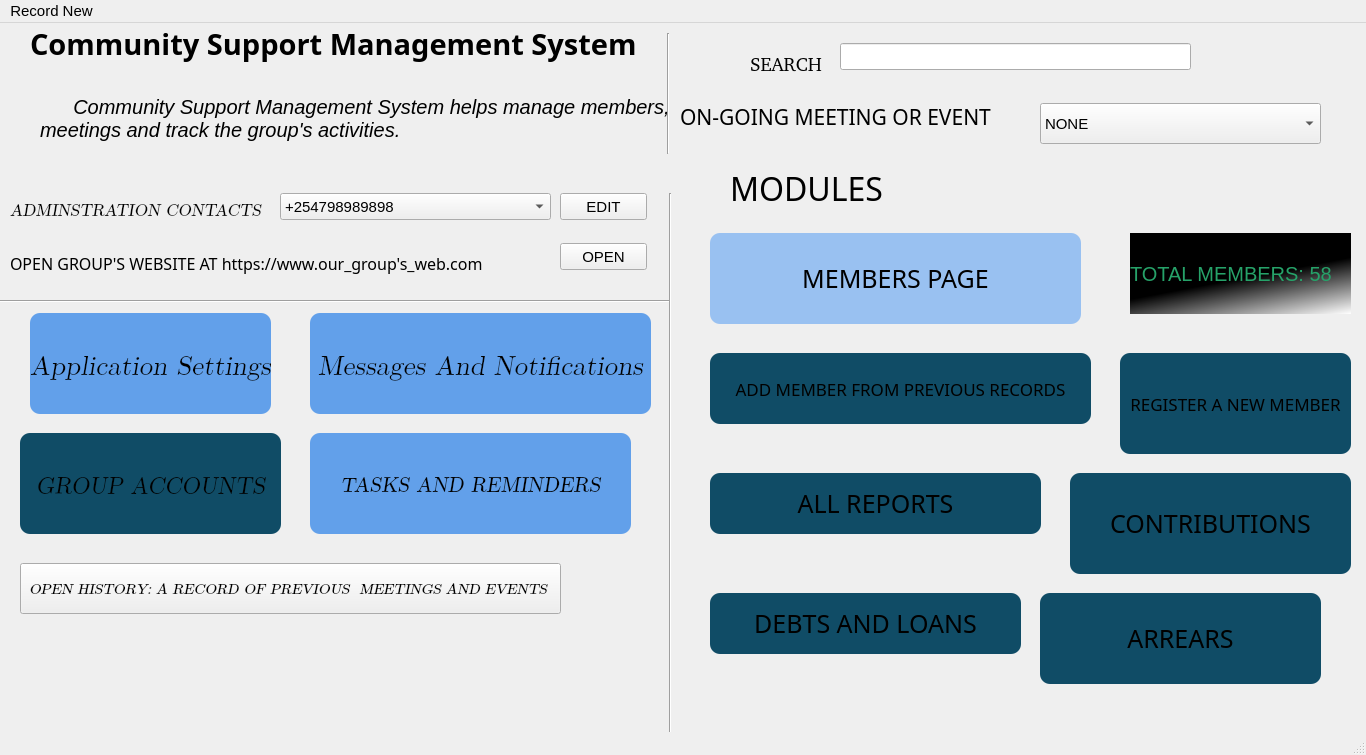
<?xml version="1.0" encoding="UTF-8"?>
<ui version="4.0">
 <class>MainWindow</class>
 <widget class="QMainWindow" name="MainWindow">
  <property name="geometry">
   <rect>
    <x>0</x>
    <y>0</y>
    <width>1366</width>
    <height>755</height>
   </rect>
  </property>
  <property name="sizePolicy">
   <sizepolicy hsizetype="Expanding" vsizetype="Expanding">
    <horstretch>0</horstretch>
    <verstretch>0</verstretch>
   </sizepolicy>
  </property>
  <property name="font">
   <font>
    <pointsize>11</pointsize>
   </font>
  </property>
  <property name="windowTitle">
   <string>CSMS - HomePage</string>
  </property>
  <property name="styleSheet">
   <string notr="true"/>
  </property>
  <property name="documentMode">
   <bool>false</bool>
  </property>
  <widget class="QWidget" name="centralwidget">
   <widget class="QLabel" name="label">
    <property name="geometry">
     <rect>
      <x>30</x>
      <y>0</y>
      <width>651</width>
      <height>41</height>
     </rect>
    </property>
    <property name="font">
     <font>
      <family>MathJax_Vector-Bold</family>
      <pointsize>22</pointsize>
      <weight>75</weight>
      <bold>true</bold>
      <underline>false</underline>
     </font>
    </property>
    <property name="text">
     <string>Community Support Management System</string>
    </property>
   </widget>
   <widget class="QLineEdit" name="lineEdit">
    <property name="geometry">
     <rect>
      <x>840</x>
      <y>20</y>
      <width>351</width>
      <height>27</height>
     </rect>
    </property>
   </widget>
   <widget class="QLabel" name="label_9">
    <property name="geometry">
     <rect>
      <x>750</x>
      <y>30</y>
      <width>91</width>
      <height>21</height>
     </rect>
    </property>
    <property name="font">
     <font>
      <family>Nimbus Roman [UKWN]</family>
      <pointsize>14</pointsize>
      <weight>50</weight>
      <italic>false</italic>
      <bold>false</bold>
     </font>
    </property>
    <property name="text">
     <string>SEARCH</string>
    </property>
   </widget>
   <widget class="QPushButton" name="members_page_btn">
    <property name="geometry">
     <rect>
      <x>710</x>
      <y>210</y>
      <width>371</width>
      <height>91</height>
     </rect>
    </property>
    <property name="font">
     <font>
      <family>Fira Code Light</family>
      <pointsize>19</pointsize>
     </font>
    </property>
    <property name="styleSheet">
     <string notr="true">border-radius:10px;
selection-background-color: rgb(26, 95, 180);
background-color: rgb(153, 193, 241);</string>
    </property>
    <property name="text">
     <string>MEMBERS PAGE</string>
    </property>
   </widget>
   <widget class="QLabel" name="label_10">
    <property name="geometry">
     <rect>
      <x>730</x>
      <y>150</y>
      <width>161</width>
      <height>31</height>
     </rect>
    </property>
    <property name="font">
     <font>
      <family>Fira Code</family>
      <pointsize>24</pointsize>
     </font>
    </property>
    <property name="text">
     <string>MODULES</string>
    </property>
   </widget>
   <widget class="QLabel" name="members_count">
    <property name="geometry">
     <rect>
      <x>1130</x>
      <y>210</y>
      <width>221</width>
      <height>81</height>
     </rect>
    </property>
    <property name="font">
     <font>
      <pointsize>15</pointsize>
     </font>
    </property>
    <property name="styleSheet">
     <string notr="true">background-color: qlineargradient(spread:pad, x1:0.714, y1:0.448864, x2:1, y2:1, stop:0 rgba(0, 0, 0, 255), stop:1 rgba(255, 255, 255, 255));
color: rgb(38, 162, 105);</string>
    </property>
    <property name="lineWidth">
     <number>2</number>
    </property>
    <property name="text">
     <string>TOTAL MEMBERS: 58</string>
    </property>
   </widget>
   <widget class="QPushButton" name="add_from_prev">
    <property name="geometry">
     <rect>
      <x>710</x>
      <y>330</y>
      <width>381</width>
      <height>71</height>
     </rect>
    </property>
    <property name="font">
     <font>
      <family>Fira Code Light</family>
      <pointsize>13</pointsize>
     </font>
    </property>
    <property name="styleSheet">
     <string notr="true">border-radius:10px;
selection-background-color: rgb(26, 95, 180);
background-color: rgb(16, 76, 102);</string>
    </property>
    <property name="text">
     <string>ADD MEMBER FROM PREVIOUS RECORDS</string>
    </property>
   </widget>
   <widget class="QPushButton" name="register_member">
    <property name="geometry">
     <rect>
      <x>1120</x>
      <y>330</y>
      <width>231</width>
      <height>101</height>
     </rect>
    </property>
    <property name="font">
     <font>
      <family>Fira Code Light</family>
      <pointsize>13</pointsize>
     </font>
    </property>
    <property name="styleSheet">
     <string notr="true">border-radius:10px;
selection-background-color: rgb(26, 95, 180);
background-color: rgb(16, 76, 102);</string>
    </property>
    <property name="text">
     <string>REGISTER A NEW MEMBER</string>
    </property>
   </widget>
   <widget class="QPushButton" name="all_reports">
    <property name="geometry">
     <rect>
      <x>710</x>
      <y>450</y>
      <width>331</width>
      <height>61</height>
     </rect>
    </property>
    <property name="font">
     <font>
      <family>Fira Code Light</family>
      <pointsize>19</pointsize>
     </font>
    </property>
    <property name="styleSheet">
     <string notr="true">border-radius:10px;
selection-background-color: rgb(26, 95, 180);
background-color: rgb(16, 76, 102);</string>
    </property>
    <property name="text">
     <string>ALL REPORTS</string>
    </property>
   </widget>
   <widget class="QPushButton" name="contrib_btn">
    <property name="geometry">
     <rect>
      <x>1070</x>
      <y>450</y>
      <width>281</width>
      <height>101</height>
     </rect>
    </property>
    <property name="font">
     <font>
      <family>Fira Code Light</family>
      <pointsize>19</pointsize>
     </font>
    </property>
    <property name="styleSheet">
     <string notr="true">border-radius:10px;
selection-background-color: rgb(26, 95, 180);
background-color: rgb(16, 76, 102);</string>
    </property>
    <property name="text">
     <string>CONTRIBUTIONS</string>
    </property>
   </widget>
   <widget class="QPushButton" name="loans_btn">
    <property name="geometry">
     <rect>
      <x>710</x>
      <y>570</y>
      <width>311</width>
      <height>61</height>
     </rect>
    </property>
    <property name="font">
     <font>
      <family>Fira Code Light</family>
      <pointsize>19</pointsize>
     </font>
    </property>
    <property name="styleSheet">
     <string notr="true">border-radius:10px;
selection-background-color: rgb(26, 95, 180);
background-color: rgb(16, 76, 102);</string>
    </property>
    <property name="text">
     <string>DEBTS AND LOANS</string>
    </property>
   </widget>
   <widget class="QPushButton" name="arrears_btn">
    <property name="geometry">
     <rect>
      <x>1040</x>
      <y>570</y>
      <width>281</width>
      <height>91</height>
     </rect>
    </property>
    <property name="font">
     <font>
      <family>Fira Code Light</family>
      <pointsize>19</pointsize>
     </font>
    </property>
    <property name="styleSheet">
     <string notr="true">border-radius:10px;
selection-background-color: rgb(26, 95, 180);
background-color: rgb(16, 76, 102);</string>
    </property>
    <property name="text">
     <string>ARREARS</string>
    </property>
   </widget>
   <widget class="QComboBox" name="comboBox">
    <property name="geometry">
     <rect>
      <x>280</x>
      <y>170</y>
      <width>271</width>
      <height>27</height>
     </rect>
    </property>
    <item>
     <property name="text">
      <string>+254798989898</string>
     </property>
    </item>
    <item>
     <property name="text">
      <string/>
     </property>
    </item>
    <item>
     <property name="text">
      <string>our_email@testmail.com</string>
     </property>
    </item>
    <item>
     <property name="text">
      <string>Facebook Account</string>
     </property>
    </item>
    <item>
     <property name="text">
      <string>X</string>
     </property>
    </item>
   </widget>
   <widget class="QPushButton" name="settings_btn">
    <property name="geometry">
     <rect>
      <x>30</x>
      <y>290</y>
      <width>241</width>
      <height>101</height>
     </rect>
    </property>
    <property name="font">
     <font>
      <family>LM Roman Slanted 10</family>
      <pointsize>20</pointsize>
     </font>
    </property>
    <property name="styleSheet">
     <string notr="true">border-radius:10px;
selection-background-color: rgb(26, 95, 180);
background-color: rgb(98, 160, 234);</string>
    </property>
    <property name="text">
     <string>Application Settings</string>
    </property>
   </widget>
   <widget class="QPushButton" name="accounts_btn">
    <property name="geometry">
     <rect>
      <x>20</x>
      <y>410</y>
      <width>261</width>
      <height>101</height>
     </rect>
    </property>
    <property name="font">
     <font>
      <family>LM Roman Slanted 12</family>
      <pointsize>18</pointsize>
     </font>
    </property>
    <property name="styleSheet">
     <string notr="true">border-radius:10px;
selection-background-color: rgb(26, 95, 180);
background-color: rgb(16, 76, 102);</string>
    </property>
    <property name="text">
     <string>GROUP ACCOUNTS</string>
    </property>
   </widget>
   <widget class="QPushButton" name="pushButton_2">
    <property name="geometry">
     <rect>
      <x>560</x>
      <y>220</y>
      <width>87</width>
      <height>27</height>
     </rect>
    </property>
    <property name="text">
     <string>OPEN</string>
    </property>
   </widget>
   <widget class="QPushButton" name="messages_btn">
    <property name="geometry">
     <rect>
      <x>310</x>
      <y>290</y>
      <width>341</width>
      <height>101</height>
     </rect>
    </property>
    <property name="font">
     <font>
      <family>LM Roman Slanted 10</family>
      <pointsize>20</pointsize>
     </font>
    </property>
    <property name="styleSheet">
     <string notr="true">border-radius:10px;
selection-background-color: rgb(26, 95, 180);
background-color: rgb(98, 160, 234);</string>
    </property>
    <property name="text">
     <string>Messages And Notifications</string>
    </property>
   </widget>
   <widget class="QLabel" name="label_2">
    <property name="geometry">
     <rect>
      <x>40</x>
      <y>70</y>
      <width>661</width>
      <height>51</height>
     </rect>
    </property>
    <property name="font">
     <font>
      <pointsize>15</pointsize>
      <italic>true</italic>
     </font>
    </property>
    <property name="text">
     <string>      Community Support Management System helps manage members,   meetings and track the group's activities.</string>
    </property>
    <property name="wordWrap">
     <bool>true</bool>
    </property>
   </widget>
   <widget class="QLabel" name="label_5">
    <property name="geometry">
     <rect>
      <x>10</x>
      <y>220</y>
      <width>551</width>
      <height>41</height>
     </rect>
    </property>
    <property name="font">
     <font>
      <family>Fira Code</family>
      <pointsize>12</pointsize>
     </font>
    </property>
    <property name="text">
     <string>OPEN GROUP'S WEBSITE AT https://www.our_group's_web.com</string>
    </property>
   </widget>
   <widget class="QPushButton" name="meetings_btn">
    <property name="geometry">
     <rect>
      <x>20</x>
      <y>540</y>
      <width>541</width>
      <height>51</height>
     </rect>
    </property>
    <property name="font">
     <font>
      <family>Latin Modern Math</family>
      <italic>true</italic>
     </font>
    </property>
    <property name="styleSheet">
     <string notr="true"/>
    </property>
    <property name="text">
     <string>OPEN HISTORY: A RECORD OF PREVIOUS  MEETINGS AND EVENTS </string>
    </property>
   </widget>
   <widget class="QLabel" name="label_4">
    <property name="geometry">
     <rect>
      <x>10</x>
      <y>160</y>
      <width>261</width>
      <height>51</height>
     </rect>
    </property>
    <property name="font">
     <font>
      <family>LM Roman Slanted 10</family>
      <pointsize>13</pointsize>
     </font>
    </property>
    <property name="text">
     <string>ADMINSTRATION CONTACTS</string>
    </property>
   </widget>
   <widget class="QPushButton" name="tasks_btn">
    <property name="geometry">
     <rect>
      <x>310</x>
      <y>410</y>
      <width>321</width>
      <height>101</height>
     </rect>
    </property>
    <property name="font">
     <font>
      <family>LM Roman Slanted 10</family>
      <pointsize>16</pointsize>
     </font>
    </property>
    <property name="styleSheet">
     <string notr="true">border-radius:10px;
selection-background-color: rgb(26, 95, 180);
background-color: rgb(98, 160, 234);</string>
    </property>
    <property name="text">
     <string>TASKS AND REMINDERS</string>
    </property>
   </widget>
   <widget class="QPushButton" name="edit_combo_btn">
    <property name="geometry">
     <rect>
      <x>560</x>
      <y>170</y>
      <width>87</width>
      <height>27</height>
     </rect>
    </property>
    <property name="text">
     <string>EDIT</string>
    </property>
   </widget>
   <widget class="Line" name="line">
    <property name="geometry">
     <rect>
      <x>0</x>
      <y>270</y>
      <width>671</width>
      <height>16</height>
     </rect>
    </property>
    <property name="orientation">
     <enum>Qt::Horizontal</enum>
    </property>
   </widget>
   <widget class="Line" name="line_2">
    <property name="geometry">
     <rect>
      <x>660</x>
      <y>170</y>
      <width>20</width>
      <height>561</height>
     </rect>
    </property>
    <property name="orientation">
     <enum>Qt::Vertical</enum>
    </property>
   </widget>
   <widget class="Line" name="line_3">
    <property name="geometry">
     <rect>
      <x>660</x>
      <y>10</y>
      <width>16</width>
      <height>121</height>
     </rect>
    </property>
    <property name="orientation">
     <enum>Qt::Vertical</enum>
    </property>
   </widget>
   <widget class="QLabel" name="on_going_label">
    <property name="geometry">
     <rect>
      <x>680</x>
      <y>80</y>
      <width>341</width>
      <height>27</height>
     </rect>
    </property>
    <property name="font">
     <font>
      <family>MathJax_Main</family>
      <pointsize>16</pointsize>
     </font>
    </property>
    <property name="text">
     <string>ON-GOING MEETING OR EVENT</string>
    </property>
   </widget>
   <widget class="QComboBox" name="on_going_combo">
    <property name="geometry">
     <rect>
      <x>1040</x>
      <y>80</y>
      <width>281</width>
      <height>41</height>
     </rect>
    </property>
    <property name="maximumSize">
     <size>
      <width>16777215</width>
      <height>16777215</height>
     </size>
    </property>
    <item>
     <property name="text">
      <string>NONE</string>
     </property>
    </item>
   </widget>
  </widget>
  <widget class="QMenuBar" name="menubar">
   <property name="geometry">
    <rect>
     <x>0</x>
     <y>0</y>
     <width>1366</width>
     <height>24</height>
    </rect>
   </property>
   <widget class="QMenu" name="menuNew">
    <property name="title">
     <string>Record New</string>
    </property>
    <addaction name="actionRecordMeeting_btn"/>
    <addaction name="actionRecord_A_Burial_Event"/>
   </widget>
   <addaction name="menuNew"/>
  </widget>
  <widget class="QStatusBar" name="statusbar"/>
  <action name="actionRecord_Live_Meeting">
   <property name="text">
    <string>Record Live Meeting</string>
   </property>
  </action>
  <action name="actionRecordMeeting_btn">
   <property name="text">
    <string>Record A Meeting</string>
   </property>
  </action>
  <action name="actionRecord_A_Burial_Event">
   <property name="text">
    <string>Record An Event</string>
   </property>
  </action>
 </widget>
 <resources/>
 <connections/>
</ui>
